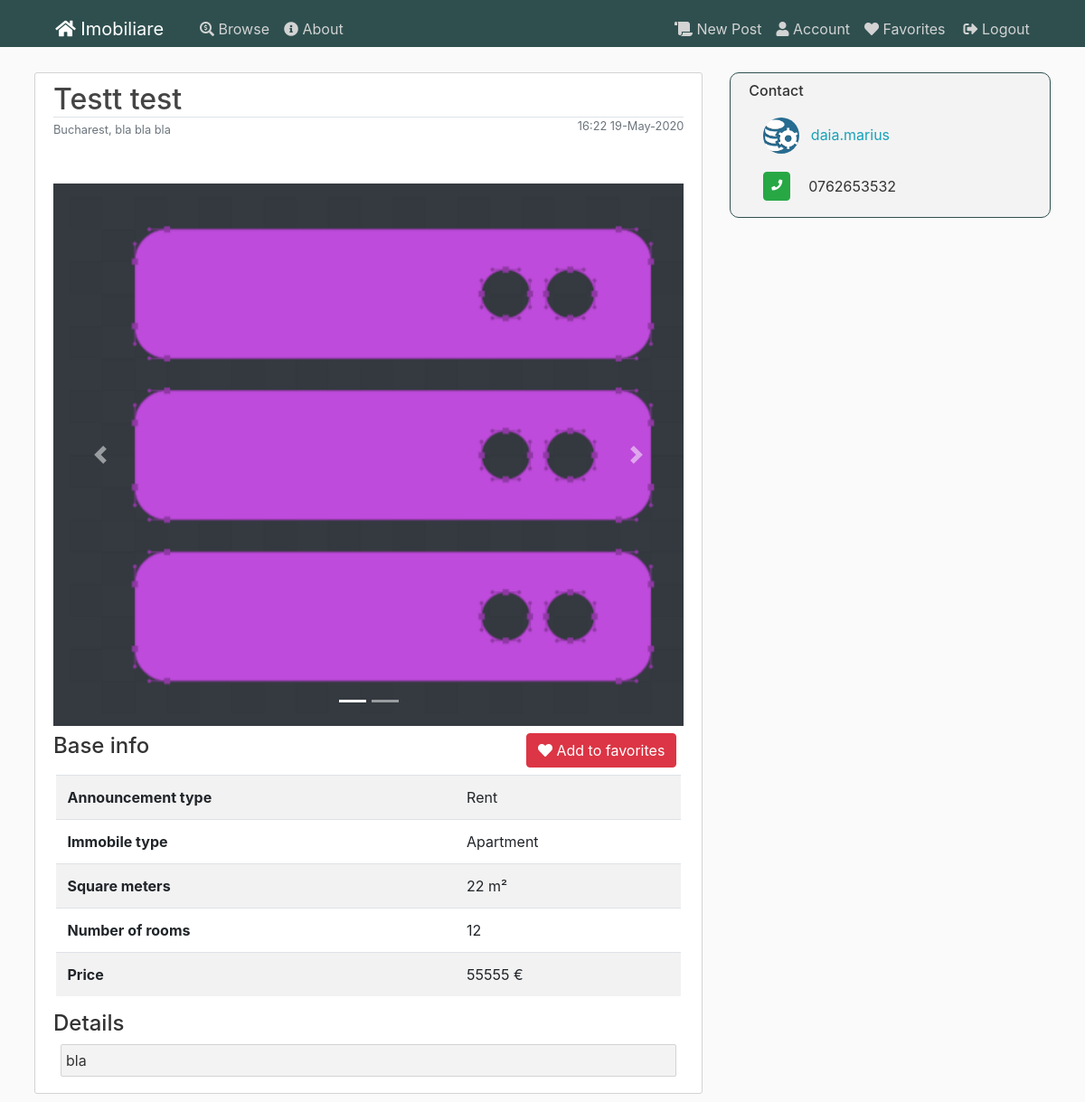
The app's page /post/2 (signed in) with its own data.
### flaskblog/models.py (models this page shows, shortened)
class Post(db.Model):
    id = db.Column(db.Integer, primary_key=True)
    title = db.Column(db.String(100), nullable=False)
    date_posted = db.Column(db.DateTime, nullable=False, default=datetime.utcnow)
    content = db.Column(db.Text, nullable=False)
    user_id = db.Column(db.Integer, db.ForeignKey('user.id'), nullable=False)
    city_id = db.Column(db.Integer, db.ForeignKey('city.id'), nullable=False)
    anouncement_type = db.Column(db.String(20), nullable=False)
    house_type = db.Column(db.String(20), nullable=False)
    price = db.Column(db.Integer, nullable=False)
    square_meters = db.Column(db.Integer, nullable=False)
    number_rooms = db.Column(db.Integer, nullable=False)
    address = db.Column(db.String(100), nullable=False)
    phonenumber = db.Column(db.String(15), nullable=True)
    post = db.relationship('Image')
    favorited = db.relationship('User', secondary=user_favorites)

class City(db.Model):
    id = db.Column(db.Integer, primary_key=True)
    name = db.Column(db.String(100), nullable=False)
    country_id = db.Column(db.Integer, db.ForeignKey('country.id'), nullable=False)
    country = db.relationship('Country', back_populates="cities")
    posts = db.relationship('Post', backref='city', lazy=True)

class Image(db.Model):
    id = db.Column(db.Integer, primary_key=True)
    name = db.Column(db.String(100), nullable=False)
    post_id = db.Column(db.Integer, db.ForeignKey('post.id'), nullable=False)
    post = db.relationship('Post', backref='images', lazy=True)

class User(db.Model, UserMixin):
    id = db.Column(db.Integer, primary_key=True)
    username = db.Column(db.String(20), unique=True, nullable=False)
    email = db.Column(db.String(120), unique=True, nullable=False)
    phonenumber = db.Column(db.String(15), nullable=False)
    image_file = db.Column(db.String(20), nullable=False, default='default.jpg')
    password = db.Column(db.String(60), nullable=False)
    posts = db.relationship('Post', backref='author', lazy=True)
    favorites = db.relationship('Post', secondary=user_favorites)

### flaskblog/posts/routes.py (the view)
@posts.route("/post/<int:post_id>")
def post(post_id):
    post = Post.query.get_or_404(post_id)
    images = Image.query.filter_by(post_id=post_id)
    return render_template('post.html',images=images, title=post.title, post=post,user=current_user)

### flaskblog/models.py (called while the page is built)
@login_manager.user_loader
def load_user(user_id):
    return User.query.get(int(user_id))

### flaskblog/templates/post.html (shortened to what this page needs)
{% extends "layout.html" %}
{% set active_page = "announcement" %}
{% block content %}
<article class=" content-section">
  <h2 class="article-title border-bottom mb-0">{{ post.title }}</h2>
  <div class="article-metadata mb-5">
    <small class="text-muted">{{post.city.name}}, {{post.address}}</small>
    <small class="text-muted float-right">{{ post.date_posted.strftime('%H:%M %d-%B-%Y') }}</small><br>
  </div>
  <div id="carouselExampleIndicators" class="carousel slide" data-ride="carousel">
    <ol class="carousel-indicators">
      {% for image in images %}
        <li data-target="#carouselExampleIndicators" data-slide-to="{{loop.index-1}}" class="{{ 'active' if loop.index == 1 else '' }}"></li>
      {% endfor %}
    </ol>
    <div class="carousel-inner">
      {% if images.count() !=0 %}
        {% for image in images %}
          <div class="carousel-item {{ 'active' if loop.index == 1 else '' }}">
            <img class="d-block w-100 post-image" src="/static/post_pics/{{image.name}}">
          </div>
        {% endfor %}
      {% else %}
        <div class="carousel-item active">
          <img class="d-block w-100 post-image" src="/static/defaults/house.png">
        </div>
      {% endif %}
    </div>
    <a class="carousel-control-prev" href="#carouselExampleIndicators" role="button" data-slide="prev">
      <span class="carousel-control-prev-icon" aria-hidden="true"></span>
    </a>
    <a class="carousel-control-next" href="#carouselExampleIndicators" role="button" data-slide="next">
      <span class="carousel-control-next-icon" aria-hidden="true"></span>
    </a>
  </div>
  {% if post.author != current_user %}
  <form method="POST" action="{{ url_for('posts.favorite_post', post_id=post.id,user_id=current_user.id) }}">
    <button class="btn btn-danger white float-right article-type m-2"  {{ 'disabled' if post in user.favorites }}><i class="fas fa-heart"></i>
      {% if post in user.favorites %}
        Favorited
      {% else %}
        Add to favorites
      {% endif %}
      </button>
  </form>
  {% endif %}
  <h4 class="mt-2">Base info</h4>
  <div class="">
    <table class="table table-striped">
        <tr>
          <th scope="col">Announcement type</th>
          <td class="text-left">{{post.anouncement_type}}</td>
        </tr>
        <tr>
          <th scope="col">Immobile type</th>
          <td>{{post.house_type}}</td>
        </tr>
        <tr>
          <th scope="col">Square meters</th>
          <td>{{post.square_meters}} m²</td>
        </tr>
        <tr>
          <th scope="col">Number of rooms</th>
          <td>{{post.number_rooms}}</td>
        </tr>
        <tr>
          <th scope="col">Price</th>
          <td>{{post.price}} €</td>
        </tr>
    </table>
    <div>
      <h4>Details</h4>
      <div class="check-response-bg m-2">{{post.content}}</div>
    </div>
  </div>
</article>
{% endblock content %}
{% block sidecol %}
  <div class="content-section user-bg">
    <h6>Contact</h6>
    <div class="d-flex">
      <div class="pl-3 pr-5 table-row"
        data-href="{{ url_for('users.user_posts', username=post.author.username) }}">
        <img class="rounded-circle post-account-img" src="/static/profile_pics/{{post.author.image_file}}">
          <a class="ml-2"
          href="{{ url_for('users.user_posts', username=post.author.username) }}">{{ post.author.username }}</a>
      </div>
    </div>
    <div class="d-flex pl-2">
      <a class="btn btn-success badge m-2 p-2"><i class="fas fa-phone"></i></a>
      <p class="p-1 m-2">{{post.author.phonenumber}}</p>
      {% if current_user %}
    </div>
      {% endif %}
{% endblock %}

### flaskblog/static/css/main.css (style rules this page uses)
html { font-size: 16px; overflow-x: hidden; }
body { background: var(--bodybackground); color: var(--bodytextcolor); margin-top: 5rem; width: 100%; }
h1, h2, h3, h4, h5, h6 { color: var(--bodytextcolor); }
.content-section { background: var(--white); padding: 10px 20px; border: 1px solid var(--lightgray); border-radius: 3px; margin-bottom: 20px; }
.article-title { color: #444444; }
.article-type { font-size:1rem; }
.post-image { height: 600px; width: auto !important; display: block; margin-left: auto; margin-right: auto; }
.white { color: #ffffff !important; }
.carousel { background-color: var(--dark); }
.article-metadata { padding-bottom: 1px; margin-bottom: 4px; border-bottom: 1px solid #e3e3e3 }
a { color: var(--lightblue); font-size: 1rem; cursor: pointer; }
.post-account-img { height: 40px; width: 40px; margin-right: 20px; margin-bottom: 16px; text-align: center; justify-content: center; padding: 0; margin:0; margin-top:0.75rem; margin-bottom:0.75rem; }
.content-section { overflow: auto ; width:100% !important; overflow-x: hidden !important; }
.check-response-bg { background-color: var(--fadegray); border-radius: 2px; border: 1px solid var(--lightgray); padding: 5px; margin-top: 0; margin-bottom: 0; }
:root { --darkgreen: #2F4F4F; --lightblue: #17a2b8; --dark: #343a40; --lightgreen: #28a745; --darkred: #b00020; --yellow: #ffc107; --white: white; --gray: gray; --lightgray: lightgray; --fadegray: #f3f3f3; --bodybackground: #fafafa; --bodytextcolor: #333333; --blueglow: rgba(41, 137, 167, 0.2); --whiteglow: rgba(254, 255, 205, 0.2); }
.article-metadata { border-bottom: none; }
.content-section { overflow-x: auto !important; }
.badge { color: var(--white) !important; }
.table { width: 99%; margin-left: auto; margin-right: auto; }
.user-bg { background-color:var(--fadegray); border-radius: 10px; border: 1px solid var(--darkgreen); }

### records on screen
Post: title "Testt test", address "bla bla bla", date_posted "16:22 19-May-2020", anouncement_type "Rent", house_type "Apartment", square_meters "22", number_rooms "12", price "55555", content "bla"
City: city.name "Bucharest"
Image: name (picture)
User: author.image_file (picture), author.username "daia.marius", author.phonenumber "0762653532"
